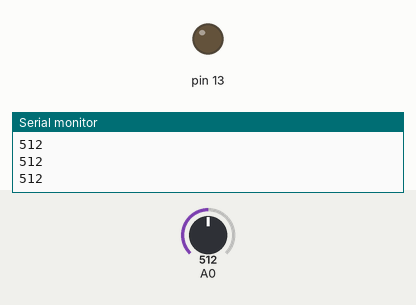
Recording of a sketch running on a simulated Arduino Uno, built with avr-gcc and run on an emulated ATmega328P. Parts: output pins drawn as LEDs (lit = HIGH), the last lines printed to the serial monitor. The inputs (shaded band) are chosen by the test bench; at power-on: A0 = 512.

Above: at 1.2 s.
1.3 s: A0 set to 1008
2.8 s: A0 set to 1021
At 3.4 s:
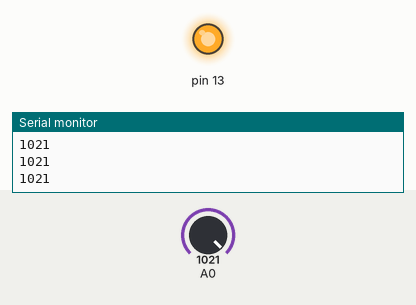
4.3 s: A0 set to 900
At 5.5 s:
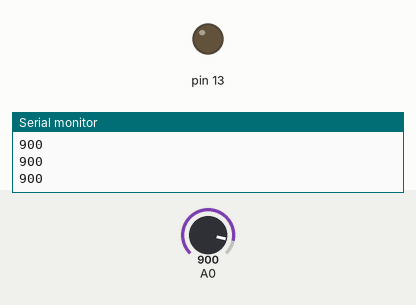
5.8 s: A0 set to 1023
At 6.9 s:
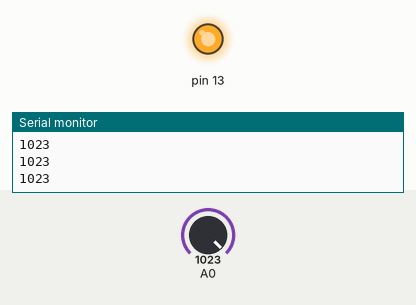
Timing chart, 0 to 8.3 s (numbered marks = the images above; inputs shaded):
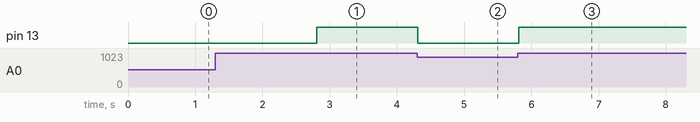

The sketch:

ldr_basic.ino
```cpp
#include<avr/io.h>
#include<avr/interrupt.h>


void setup() {
  // put your setup code here, to run once:

  Serial.begin(9600);

  DDRB=0X20;
  PORTB=0X00;


  //delay(4000);

  ADMUX=0X40;

  ADCSRA=0XEF;


  interrupts();

}

void loop() {
  // put your main code here, to run repeatedly:

}


ISR(ADC_vect)
{
  int val = ADCL | ( ADCH << 8 );

  Serial.println(val);

  if(val>1020)
  {
    PORTB=0X20;
  }
  else
  {
    PORTB=0X00;
  }
}
```

Measured:
- the behaviour switches between 1020 and 1021 on A0 (found by bisection; images 0 and 1)
- after the input at 2.8 s, pin 13: LOW → HIGH at once
- after the input at 4.3 s, pin 13: HIGH → LOW at once
- after the input at 5.8 s, pin 13: LOW → HIGH at once
